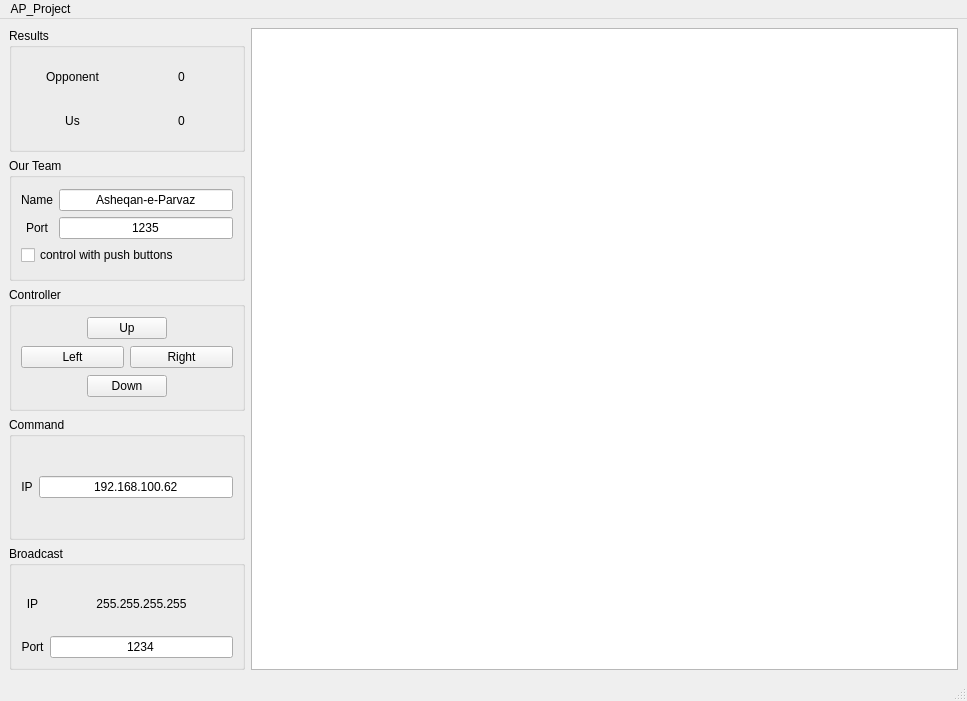
<?xml version="1.0" encoding="UTF-8"?>
<ui version="4.0">
 <class>MainWindow</class>
 <widget class="QMainWindow" name="MainWindow">
  <property name="geometry">
   <rect>
    <x>0</x>
    <y>0</y>
    <width>967</width>
    <height>701</height>
   </rect>
  </property>
  <property name="windowTitle">
   <string>MainWindow</string>
  </property>
  <widget class="QWidget" name="centralwidget">
   <layout class="QGridLayout" name="gridLayout_6" columnstretch="1,3">
    <item row="0" column="0">
     <layout class="QVBoxLayout" name="verticalLayout">
      <item>
       <widget class="QGroupBox" name="groupBox_2">
        <property name="title">
         <string>Results</string>
        </property>
        <layout class="QGridLayout" name="gridLayout_5">
         <property name="verticalSpacing">
          <number>4</number>
         </property>
         <item row="0" column="1">
          <widget class="QLabel" name="red_score_label">
           <property name="text">
            <string>0</string>
           </property>
           <property name="alignment">
            <set>Qt::AlignCenter</set>
           </property>
          </widget>
         </item>
         <item row="1" column="0">
          <widget class="QLabel" name="label_3">
           <property name="text">
            <string>Us</string>
           </property>
           <property name="alignment">
            <set>Qt::AlignCenter</set>
           </property>
          </widget>
         </item>
         <item row="0" column="0">
          <widget class="QLabel" name="label_4">
           <property name="text">
            <string>Opponent</string>
           </property>
           <property name="alignment">
            <set>Qt::AlignCenter</set>
           </property>
          </widget>
         </item>
         <item row="1" column="1">
          <widget class="QLabel" name="our_score_label">
           <property name="text">
            <string>0</string>
           </property>
           <property name="alignment">
            <set>Qt::AlignCenter</set>
           </property>
          </widget>
         </item>
        </layout>
       </widget>
      </item>
      <item>
       <widget class="QGroupBox" name="groupBox_4">
        <property name="title">
         <string>Our Team</string>
        </property>
        <layout class="QGridLayout" name="gridLayout_4">
         <property name="verticalSpacing">
          <number>4</number>
         </property>
         <item row="1" column="0">
          <widget class="QLabel" name="label_8">
           <property name="text">
            <string>Port</string>
           </property>
           <property name="alignment">
            <set>Qt::AlignCenter</set>
           </property>
          </widget>
         </item>
         <item row="2" column="0" colspan="2">
          <widget class="QCheckBox" name="checkBox1">
           <property name="text">
            <string>control with push buttons</string>
           </property>
          </widget>
         </item>
         <item row="1" column="1">
          <widget class="QLineEdit" name="lineEdit_port">
           <property name="text">
            <string>1235</string>
           </property>
           <property name="alignment">
            <set>Qt::AlignCenter</set>
           </property>
          </widget>
         </item>
         <item row="0" column="1">
          <widget class="QLineEdit" name="lineEdit_blueteam_name">
           <property name="text">
            <string>Asheqan-e-Parvaz</string>
           </property>
           <property name="alignment">
            <set>Qt::AlignCenter</set>
           </property>
          </widget>
         </item>
         <item row="0" column="0">
          <widget class="QLabel" name="label_6">
           <property name="text">
            <string>Name</string>
           </property>
           <property name="alignment">
            <set>Qt::AlignCenter</set>
           </property>
          </widget>
         </item>
        </layout>
       </widget>
      </item>
      <item>
       <widget class="QGroupBox" name="groupBox_5">
        <property name="title">
         <string>Controller</string>
        </property>
        <layout class="QGridLayout" name="gridLayout_2">
         <item row="0" column="1" colspan="2">
          <widget class="QPushButton" name="up_button">
           <property name="text">
            <string>Up</string>
           </property>
          </widget>
         </item>
         <item row="2" column="1" colspan="2">
          <widget class="QPushButton" name="down_button">
           <property name="text">
            <string>Down</string>
           </property>
          </widget>
         </item>
         <item row="2" column="3">
          <spacer name="horizontalSpacer">
           <property name="orientation">
            <enum>Qt::Horizontal</enum>
           </property>
           <property name="sizeHint" stdset="0">
            <size>
             <width>44</width>
             <height>20</height>
            </size>
           </property>
          </spacer>
         </item>
         <item row="1" column="0" colspan="2">
          <widget class="QPushButton" name="left_button">
           <property name="text">
            <string>Left</string>
           </property>
          </widget>
         </item>
         <item row="0" column="3">
          <spacer name="horizontalSpacer_4">
           <property name="orientation">
            <enum>Qt::Horizontal</enum>
           </property>
           <property name="sizeHint" stdset="0">
            <size>
             <width>44</width>
             <height>20</height>
            </size>
           </property>
          </spacer>
         </item>
         <item row="0" column="0">
          <spacer name="horizontalSpacer_3">
           <property name="orientation">
            <enum>Qt::Horizontal</enum>
           </property>
           <property name="sizeHint" stdset="0">
            <size>
             <width>55</width>
             <height>20</height>
            </size>
           </property>
          </spacer>
         </item>
         <item row="2" column="0">
          <spacer name="horizontalSpacer_2">
           <property name="orientation">
            <enum>Qt::Horizontal</enum>
           </property>
           <property name="sizeHint" stdset="0">
            <size>
             <width>45</width>
             <height>20</height>
            </size>
           </property>
          </spacer>
         </item>
         <item row="1" column="2" colspan="2">
          <widget class="QPushButton" name="right_button">
           <property name="text">
            <string>Right</string>
           </property>
          </widget>
         </item>
        </layout>
       </widget>
      </item>
      <item>
       <widget class="QGroupBox" name="groupBox_3">
        <property name="title">
         <string>Command</string>
        </property>
        <layout class="QGridLayout" name="gridLayout_3">
         <item row="0" column="1">
          <widget class="QLineEdit" name="lineEdit_command_ip">
           <property name="text">
            <string>192.168.100.62</string>
           </property>
           <property name="alignment">
            <set>Qt::AlignCenter</set>
           </property>
          </widget>
         </item>
         <item row="0" column="0">
          <widget class="QLabel" name="label_5">
           <property name="text">
            <string>IP</string>
           </property>
           <property name="alignment">
            <set>Qt::AlignCenter</set>
           </property>
          </widget>
         </item>
        </layout>
       </widget>
      </item>
      <item>
       <widget class="QGroupBox" name="groupBox">
        <property name="title">
         <string>Broadcast</string>
        </property>
        <layout class="QGridLayout" name="gridLayout">
         <property name="verticalSpacing">
          <number>4</number>
         </property>
         <item row="0" column="1">
          <widget class="QLabel" name="label_7">
           <property name="text">
            <string>255.255.255.255</string>
           </property>
           <property name="alignment">
            <set>Qt::AlignCenter</set>
           </property>
          </widget>
         </item>
         <item row="1" column="0">
          <widget class="QLabel" name="label_2">
           <property name="text">
            <string>Port</string>
           </property>
           <property name="alignment">
            <set>Qt::AlignCenter</set>
           </property>
          </widget>
         </item>
         <item row="0" column="0">
          <widget class="QLabel" name="label">
           <property name="text">
            <string>IP</string>
           </property>
           <property name="alignment">
            <set>Qt::AlignCenter</set>
           </property>
          </widget>
         </item>
         <item row="1" column="1">
          <widget class="QLineEdit" name="lineEdit_port_bc">
           <property name="text">
            <string>1234</string>
           </property>
           <property name="alignment">
            <set>Qt::AlignCenter</set>
           </property>
          </widget>
         </item>
        </layout>
       </widget>
      </item>
     </layout>
    </item>
    <item row="0" column="1">
     <widget class="QGraphicsView" name="graphicsView">
      <property name="minimumSize">
       <size>
        <width>400</width>
        <height>400</height>
       </size>
      </property>
     </widget>
    </item>
   </layout>
  </widget>
  <widget class="QMenuBar" name="menubar">
   <property name="geometry">
    <rect>
     <x>0</x>
     <y>0</y>
     <width>967</width>
     <height>22</height>
    </rect>
   </property>
   <widget class="QMenu" name="menuAP_Project">
    <property name="title">
     <string>AP_Project</string>
    </property>
   </widget>
   <addaction name="menuAP_Project"/>
  </widget>
  <widget class="QStatusBar" name="statusbar"/>
 </widget>
 <resources/>
 <connections/>
</ui>
